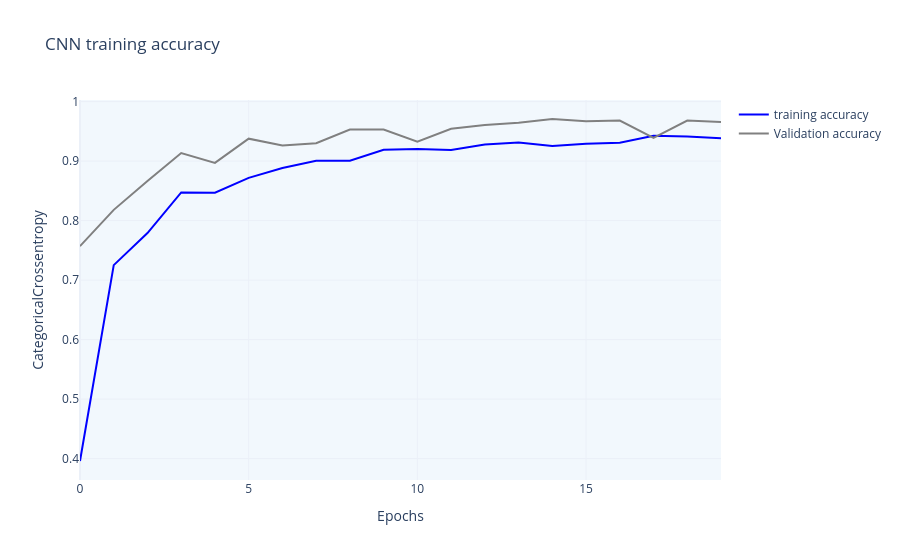

Notebook source saved alongside this figure:
### Code cell
#visualize training accuracy & validation accuracy
fig = go.Figure()
epochs = 20
fig.add_trace(go.Scatter(x=np.arange(0,epochs,1),
y=history.history['categorical_accuracy'],
mode='lines',
name=f'training accuracy',
marker_size=3,
line_color='blue'))
fig.add_trace(go.Scatter(x=np.arange(0, epochs, 1),
                         y=history.history['val_categorical_accuracy'],
                         mode='lines',
                         name=f'Validation accuracy',
                         line_color='grey'))
fig.update_layout(
                  title="CNN training accuracy",
                  xaxis_title="Epochs",
                  yaxis_title=f"CategoricalCrossentropy")

fig.update_layout({'plot_bgcolor': '#f2f8fd' ,
                   'paper_bgcolor': 'white',},
                   template='plotly_white')

### Figure 1 — Plotly figure (JSON) as saved in the notebook; plotly's stock layout.template omitted (floating-point values rounded to 4 significant figures)
{"data": [{"line": {"color": "blue"}, "marker": {"size": 3}, "mode": "lines", "name": "training accuracy", "type": "scatter", "x": [0, 1, 2, 3, 4, 5, 6, 7, 8, 9, 10, 11, 12, 13, 14, 15, 16, 17, 18, 19], "y": [0.396, 0.7251, 0.779, 0.8473, 0.847, 0.8719, 0.8885, 0.9006, 0.9005, 0.9192, 0.9205, 0.9186, 0.928, 0.9311, 0.9255, 0.9293, 0.931, 0.9425, 0.9415, 0.9383]}, {"line": {"color": "grey"}, "mode": "lines", "name": "Validation accuracy", "type": "scatter", "x": [0, 1, 2, 3, 4, 5, 6, 7, 8, 9, 10, 11, 12, 13, 14, 15, 16, 17, 18, 19], "y": [0.757, 0.8181, 0.8664, 0.9135, 0.8969, 0.9377, 0.9262, 0.93, 0.9529, 0.9529, 0.9326, 0.9542, 0.9606, 0.9644, 0.9707, 0.9669, 0.9682, 0.9389, 0.9682, 0.9656]}], "layout": {"paper_bgcolor": "white", "plot_bgcolor": "#f2f8fd", "title": {"text": "CNN training accuracy"}, "xaxis": {"title": {"text": "Epochs"}}, "yaxis": {"title": {"text": "CategoricalCrossentropy"}}}}
